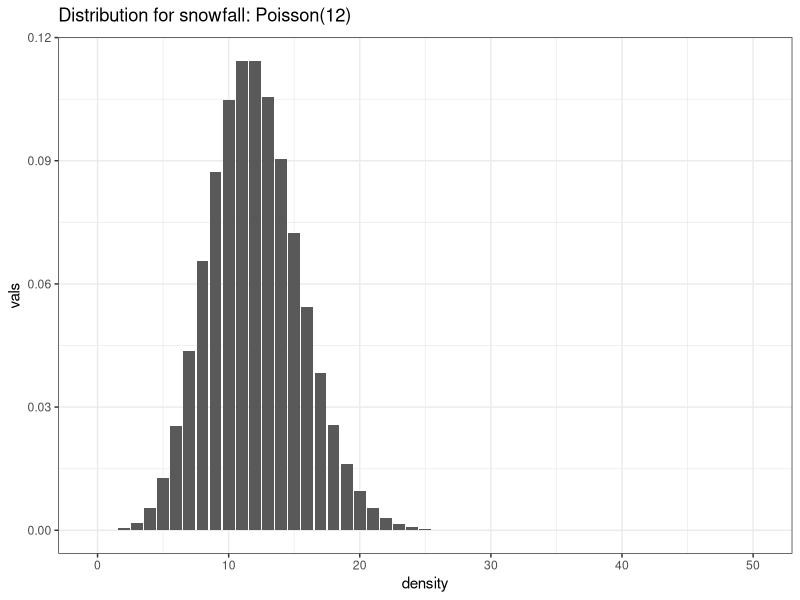
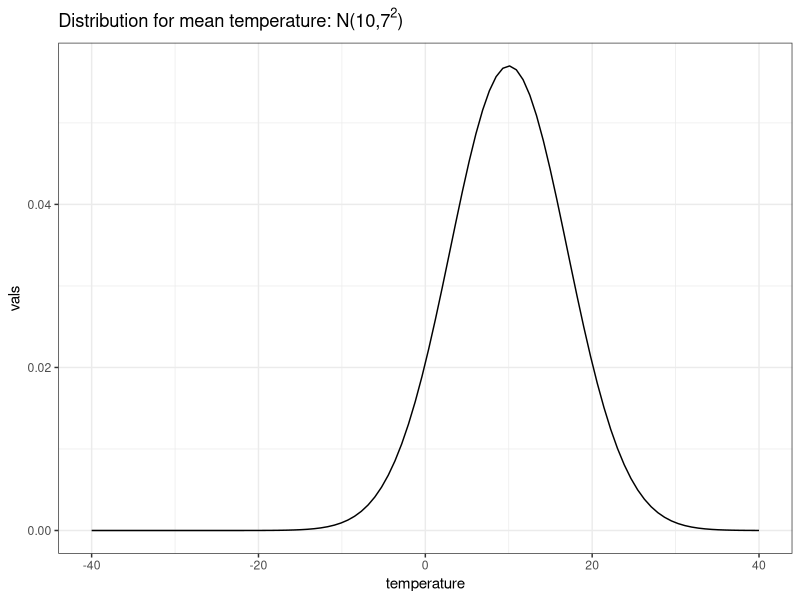

These charts were generated, in order, by the following R code:
## ---- chunk 1
#| message: FALSE
library(tidyverse)
snow_seq <- 0:50
tibble(vals = c(dpois(snow_seq, 12)),
       `Weekly snowfall (inches)` = snow_seq) %>%
  ggplot(aes(x = `Weekly snowfall (inches)`, y = vals)) +
  geom_col() + 
  theme_bw() +
  xlab('density') +
  ggtitle(expression(paste('Distribution for snowfall: Poisson(12)')))
## ---- chunk 2
temp_seq <- seq(-40,40, length.out = 100)
tibble(vals = c(dnorm(temp_seq, 10, 7)),
       temperature = temp_seq) %>%
  ggplot(aes(x = temperature, y = vals)) +
  geom_line() + theme_bw() +
  ggtitle(expression(paste('Distribution for mean temperature: N(10,',7^2,')')))
## ---- chunk 3
num_sims <- 1000000

Yahtzee <- straight <- rep(FALSE, num_sims)

for (i in 1:num_sims){
  roll <- sample(6, 5, replace = T)
  Yahtzee[i] = length(unique(roll)) == 1
  straight[i] = (length(unique(roll)) == 5 & !(1 %in% roll)) | (length(unique(roll)) == 5 & !(6 %in% roll))
}

mean(Yahtzee)
mean(straight)
